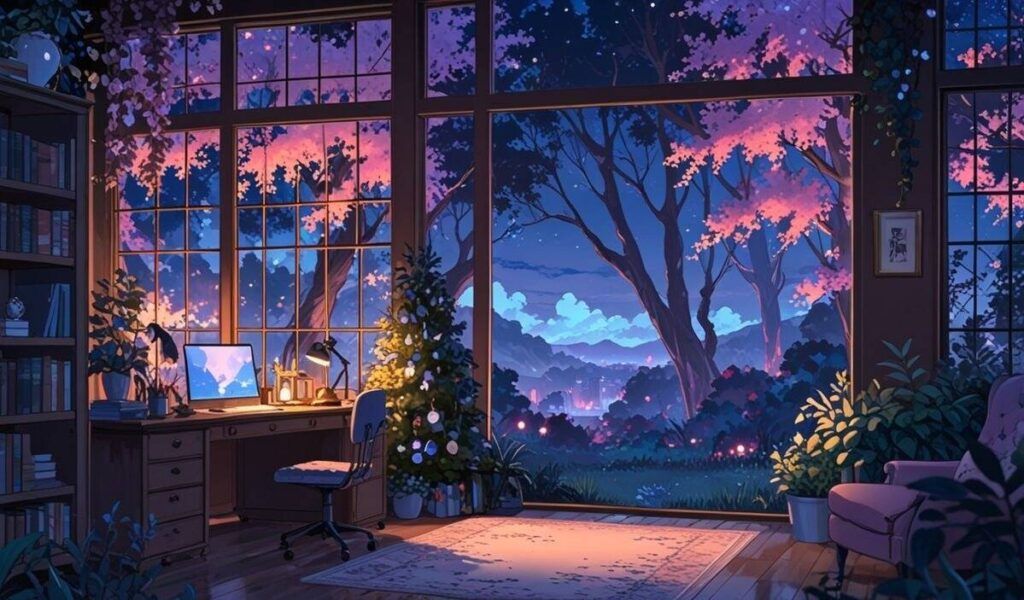
#> input picture Lab/image/test.jpg, 1024 x 600 px
$ jupyter execute lab2_1.ipynb
#> lines starting #> are read from the running program, lines starting #| are printed output that depends on the picture; after the words box and inside, x2 and y2 are one past the last pixel; in counts of white or black regions, pixels touching at a corner belong together
#> further down, imgOpenCV is the input picture: shape (600, 1024, 3); mean B, G, R 89.6, 58.6, 65.1
[cell 1]
# !pip install numpy
# !pip show numpy
# !pip show matplotlib

[cell 2]
import cv2
import numpy as np
from matplotlib import pyplot as plt

[cell 3]
def adjust_brightness(image, brightness):
#> called with brightness = 50
    adjusted_image = image.astype(np.int16) + brightness
    adjusted_image = np.clip(adjusted_image, 0, 255)
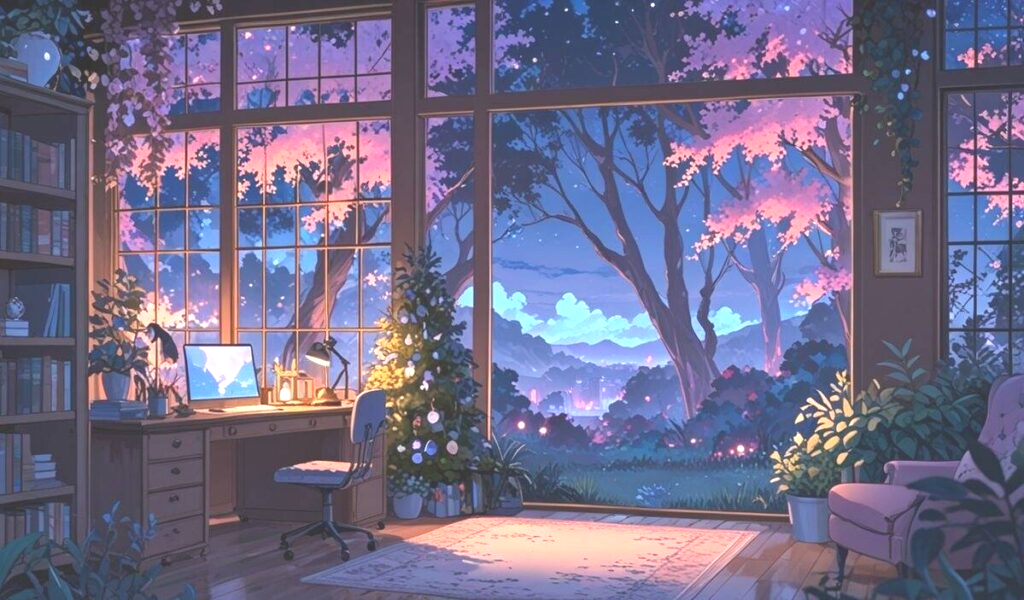
#> adjusted_image: shape (600, 1024, 3) int16; mean R, G, B 113.8, 108.6, 138.9
    adjusted_image = adjusted_image.astype(np.uint8)
    return adjusted_image

[cell 4]
def adjust_contrast(image, gamma):
#> called with gamma = 2
    adjusted_image = image.astype(np.float32) / 255.0
    adjusted_image = (adjusted_image ** gamma) * 255
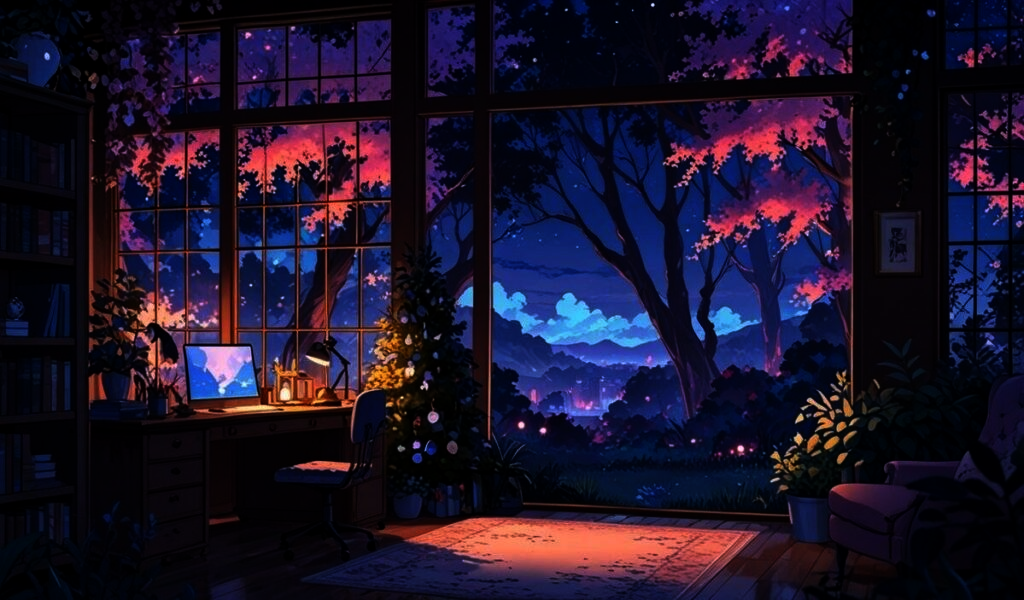
#> adjusted_image: shape (600, 1024, 3) float32; mean R, G, B 28.7, 20, 42.4
    adjusted_image = adjusted_image.astype(np.uint8)
    return adjusted_image

[cell 5]
def adjust_negative(image):
    adjusted_image = 255 - image
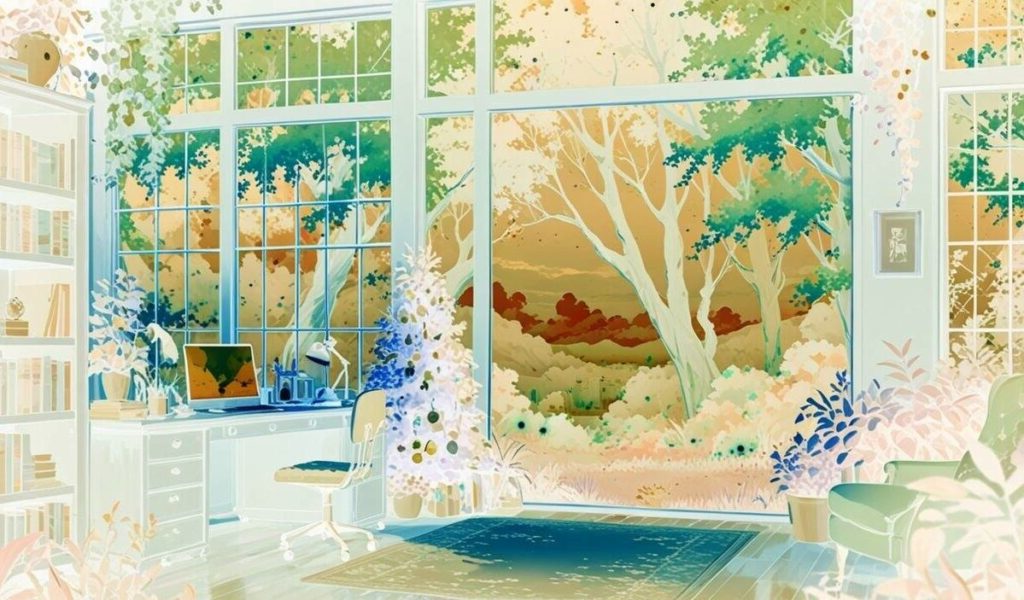
#> adjusted_image: shape (600, 1024, 3); mean R, G, B 189.9, 196.4, 165.4
    return adjusted_image

[cell 6]
imgOpenCV = cv2.imread('../image/test.jpg')

image = cv2.cvtColor(imgOpenCV, cv2.COLOR_BGR2RGB)
image_bright = adjust_brightness(image, brightness=50)
image_contrast = adjust_contrast(image, gamma=2)
image_negative = adjust_negative(image)

fig, axes = plt.subplots(1, 4, figsize=(20, 10))

axes[0].imshow(image)
axes[0].set_title('Ảnh gốc')
axes[0].axis('off')

axes[1].imshow(image_bright)
axes[1].set_title('Ảnh độ sáng')
axes[1].axis('off')

axes[2].imshow(image_contrast)
axes[2].set_title('Ảnh tương phản')
axes[2].axis('off')

axes[3].imshow(image_negative)
axes[3].set_title('Ảnh âm bản')
axes[3].axis('off')


plt.tight_layout()
plt.show()
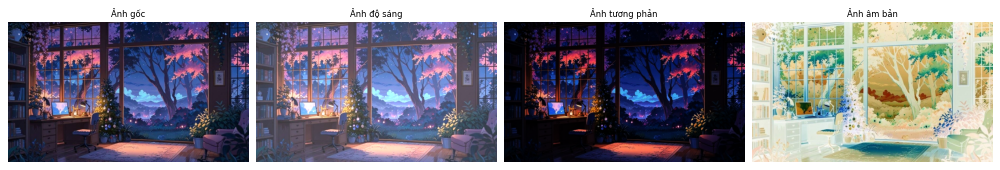
#> figure drawn by matplotlib, 4 panels

[cell 7]
# Cắt ngưỡng
image = cv2.cvtColor(imgOpenCV, cv2.COLOR_BGR2GRAY)
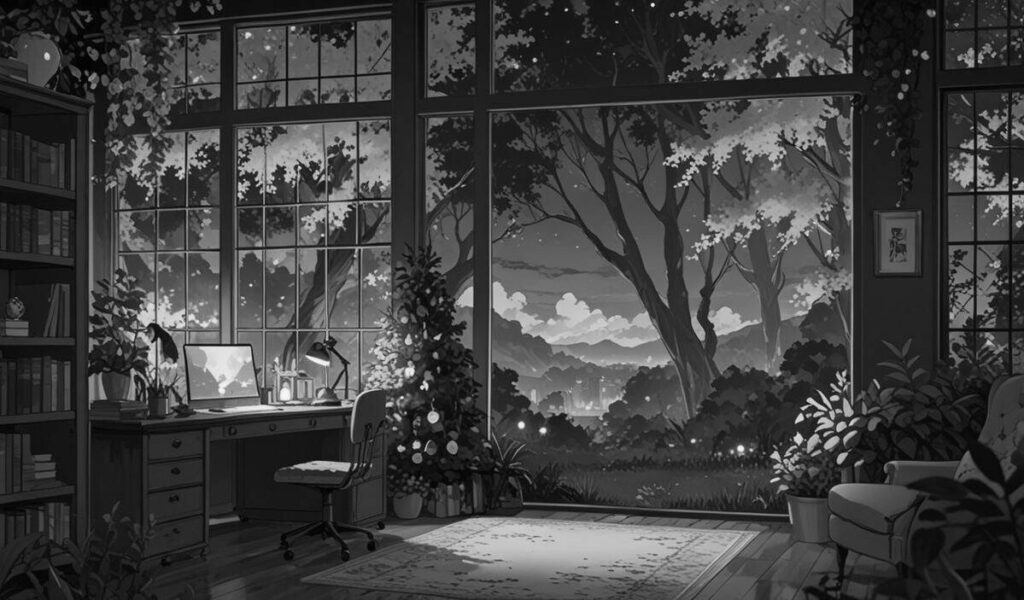
#> image: shape (600, 1024); min 0, max 250, mean 64.1
threshold_value = 128
maxValue = 255
imgpn, thresholded_img = cv2.threshold(image, threshold_value, maxValue, cv2.THRESH_BINARY)
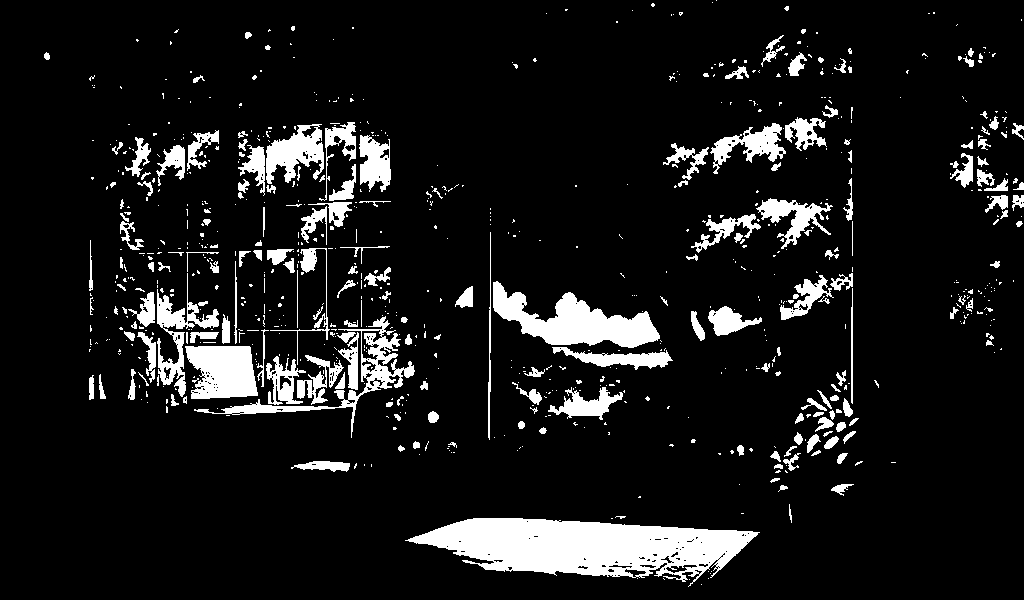
#> thresholded_img: shape (600, 1024); 9.9% white; 809 white regions (615 under 20 px), largest, box (x1, y1, x2, y2) and area: (405, 518, 760, 587) 14040, (493, 281, 660, 348) 5100, (185, 346, 258, 399) 3076
#> imgpn = 128

fig, axes = plt.subplots(1, 2, figsize=(20, 10))
axes[0].imshow(image, cmap='gray')
axes[0].set_title('Ảnh gốc (xám)')
axes[0].axis('off')

axes[1].imshow(thresholded_img, cmap='gray')
axes[1].set_title('Ảnh sau khi cắt ngưỡng')
axes[1].axis('off')
plt.show()

$ run again, with Lab/image/1234.jpg copied over Lab/image/test.jpg
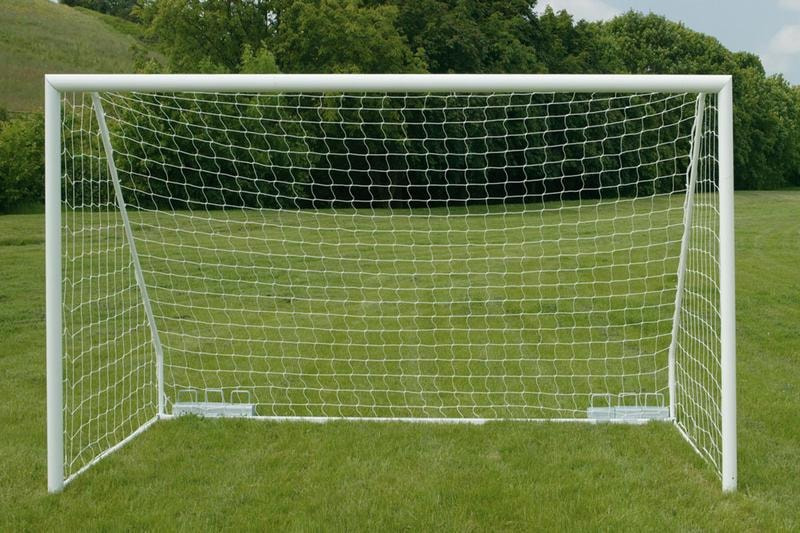
#> input picture Lab/image/1234.jpg, 800 x 533 px
#> imgOpenCV is the input picture: shape (533, 800, 3); mean B, G, R 66.6, 117, 101.6
#> `image = cv2.cvtColor(imgOpenCV, cv2.COLOR_BGR2GRAY)`:
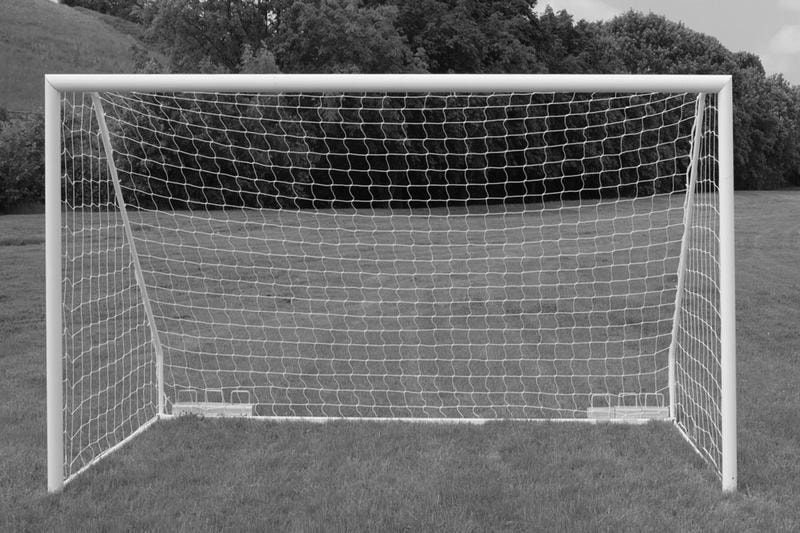
#> image: shape (533, 800); min 1, max 255, mean 106.7
#> `imgpn, thresholded_img = cv2.threshold(image, threshold_value, maxValu..`:
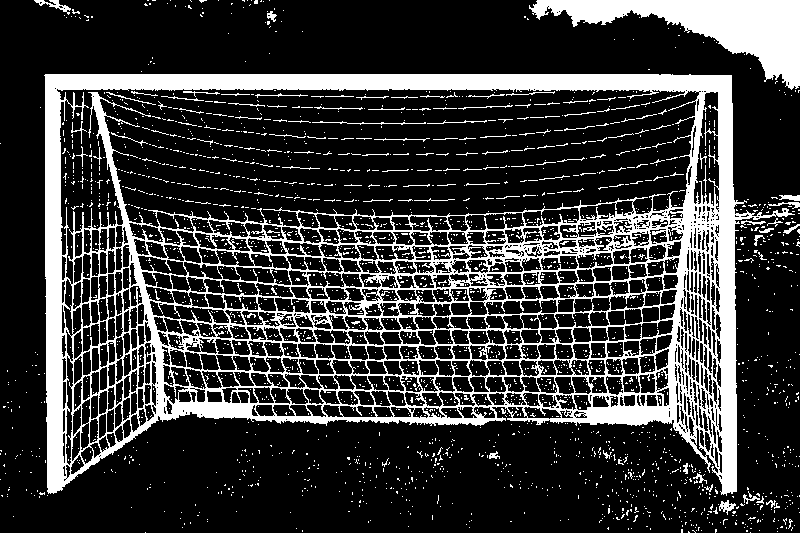
#> thresholded_img: shape (533, 800); 22% white; 2700 white regions (2607 under 20 px), largest, box (x1, y1, x2, y2) and area: (44, 74, 795, 496) 73106, (529, 0, 800, 90) 9309, (34, 0, 71, 15) 166
#> imgpn = 128

$ run again, with Lab/image/details-img.jpg copied over Lab/image/test.jpg
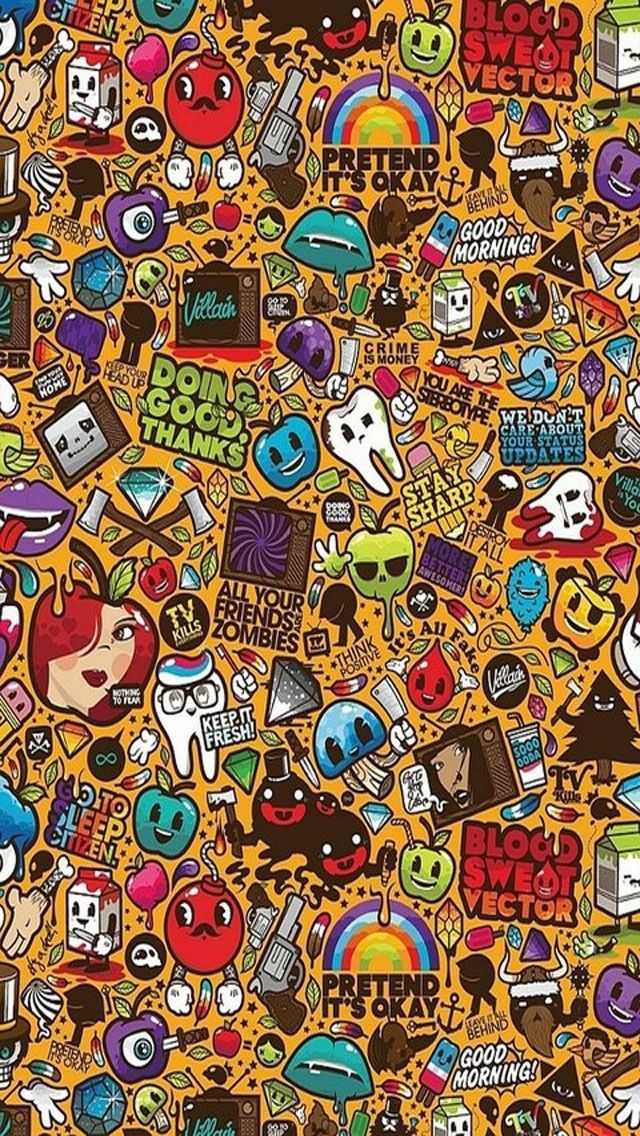
#> input picture Lab/image/details-img.jpg, 640 x 1136 px
#> imgOpenCV is the input picture: shape (1136, 640, 3); mean B, G, R 74.8, 106.7, 141.5
#> in adjust_contrast, `adjusted_image = (adjusted_image ** gamma) * 255`:
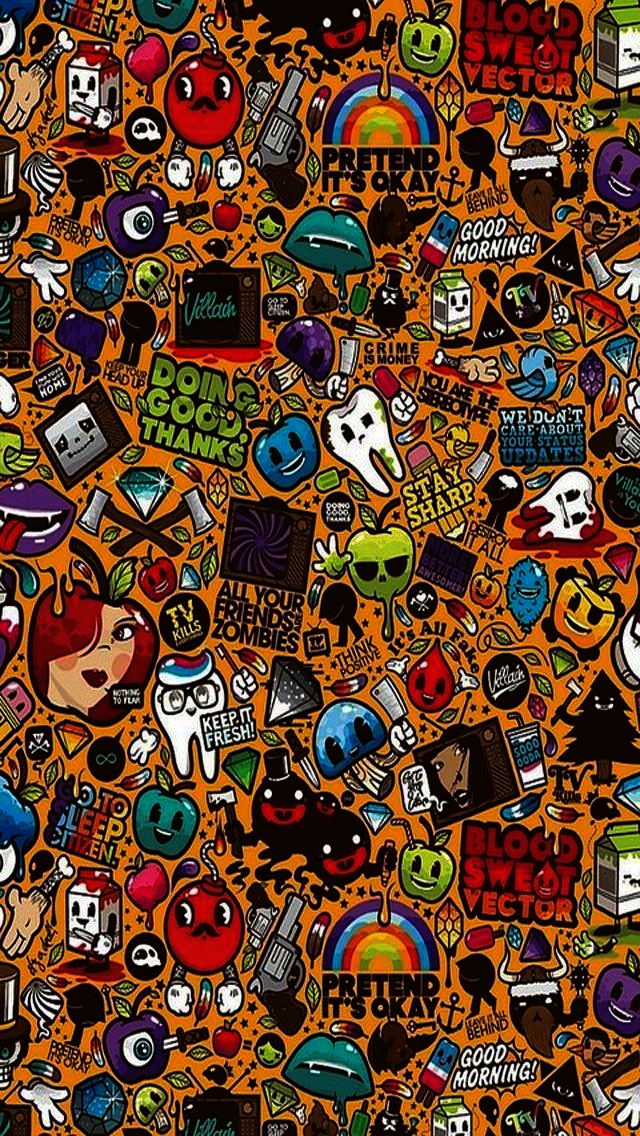
#> adjusted_image: shape (1136, 640, 3) float32; mean R, G, B 101.2, 64.9, 38.5
#> in adjust_negative, `adjusted_image = 255 - image`:
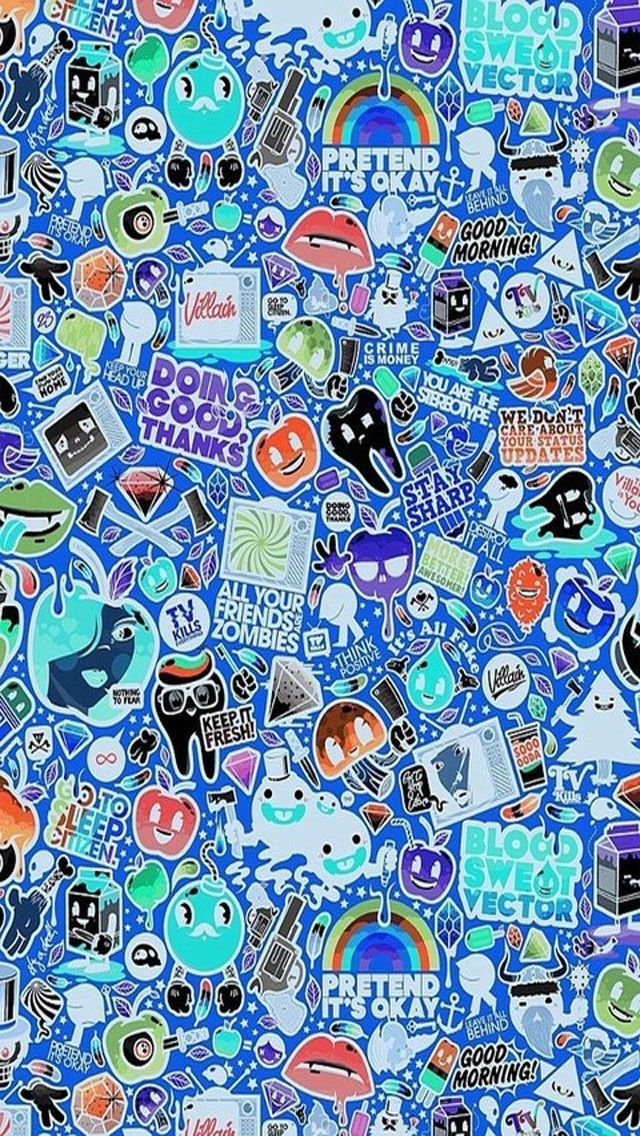
#> adjusted_image: shape (1136, 640, 3); mean R, G, B 113.5, 148.3, 180.2
#> imgpn = 128
